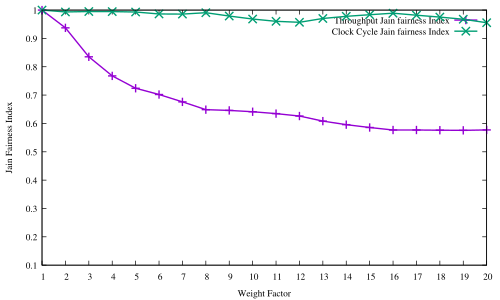

Source code (gnuplot):
#! xgp flow_pps.dat
# Created the Fri Dec  8 02:30:12 CET 2017 with:
#   ____________________________
#  /                            \
# /        xgp        __________/
# \__________________/.:nonsns:.
#
 
#-------------------------------------
# SHAPES:
# (c)ircle  (t)riangle (i)nv.tri.
#           (d)iamond  (s)quare
# FILLING:
# (f)illed  (o)paque  (e)mpty (default)
#-------------------------------------
   s=4  ; es=s  ; fs=s+1 ; os=s+66
   c=6  ; ec=c  ; fc=c+1 ; oc=os+1
   t=8  ; et=t  ; ft=t+1 ; ot=oc+1
   i=10 ; ei=i  ; fi=i+1 ; oi=ot+1
   d=12 ; ed=d  ; fd=d+1 ; od=oi+1
   p=14 ; ep=p  ; fp=p+1 ; op=od+1
#-------------------------------------
#  e.g.:  
#  empty circles vs filled squares
#  plot "file" u 1:3 w p pt ec, 
#           "" u 1:4 w lp pt fs
#-------------------------------------

#Happy gnuplotting


set out "jain_fairness_class_fairdrop.pdf"
set term pdf font "Times,10"
#set pointsize 1.25

set key top righ
#set ylabel "Per flow rate [pps]"
set xlabel "Weight Factor"
set xtics 1
set yrange [0.1:1]
set ylabel "Jain Fairness Index"

plot \
'FAIRDROP_CPU_RESULTS_1/jain_fairness_thf_class.dat' u ($0+1):6 title "Throughput Jain fairness Index" lw 2 w lp,\
'FAIRDROP_CPU_RESULTS_1/jain_fairness_thf_class.dat' u ($0+1):10 title "Clock Cycle Jain fairness Index" lw 2 w lp
#'jain_fairness_class_fairdrop.dat' u ($0+1):6 lw 2 w lp
#'flow_pps.dat'  u ($0+1-0.25):(f($1)/1000000)           t 'Per Flow Throughput'  axes x1y1 with boxes
